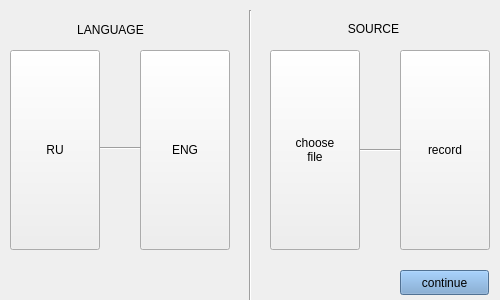
<?xml version="1.0" encoding="UTF-8"?>
<ui version="4.0">
 <class>Form</class>
 <widget class="QWidget" name="Form">
  <property name="geometry">
   <rect>
    <x>0</x>
    <y>0</y>
    <width>500</width>
    <height>300</height>
   </rect>
  </property>
  <property name="sizePolicy">
   <sizepolicy hsizetype="Fixed" vsizetype="Fixed">
    <horstretch>0</horstretch>
    <verstretch>0</verstretch>
   </sizepolicy>
  </property>
  <property name="minimumSize">
   <size>
    <width>500</width>
    <height>300</height>
   </size>
  </property>
  <property name="maximumSize">
   <size>
    <width>500</width>
    <height>300</height>
   </size>
  </property>
  <property name="windowTitle">
   <string>Form</string>
  </property>
  <widget class="QPushButton" name="ru_button">
   <property name="geometry">
    <rect>
     <x>10</x>
     <y>50</y>
     <width>90</width>
     <height>200</height>
    </rect>
   </property>
   <property name="sizePolicy">
    <sizepolicy hsizetype="Fixed" vsizetype="Fixed">
     <horstretch>0</horstretch>
     <verstretch>0</verstretch>
    </sizepolicy>
   </property>
   <property name="minimumSize">
    <size>
     <width>90</width>
     <height>200</height>
    </size>
   </property>
   <property name="maximumSize">
    <size>
     <width>90</width>
     <height>200</height>
    </size>
   </property>
   <property name="text">
    <string>RU</string>
   </property>
  </widget>
  <widget class="QPushButton" name="eng_button">
   <property name="geometry">
    <rect>
     <x>140</x>
     <y>50</y>
     <width>90</width>
     <height>200</height>
    </rect>
   </property>
   <property name="sizePolicy">
    <sizepolicy hsizetype="Fixed" vsizetype="Fixed">
     <horstretch>0</horstretch>
     <verstretch>0</verstretch>
    </sizepolicy>
   </property>
   <property name="minimumSize">
    <size>
     <width>90</width>
     <height>200</height>
    </size>
   </property>
   <property name="maximumSize">
    <size>
     <width>90</width>
     <height>200</height>
    </size>
   </property>
   <property name="text">
    <string>ENG</string>
   </property>
  </widget>
  <widget class="QPushButton" name="file_button">
   <property name="geometry">
    <rect>
     <x>270</x>
     <y>50</y>
     <width>90</width>
     <height>200</height>
    </rect>
   </property>
   <property name="sizePolicy">
    <sizepolicy hsizetype="Fixed" vsizetype="Fixed">
     <horstretch>0</horstretch>
     <verstretch>0</verstretch>
    </sizepolicy>
   </property>
   <property name="minimumSize">
    <size>
     <width>90</width>
     <height>200</height>
    </size>
   </property>
   <property name="maximumSize">
    <size>
     <width>90</width>
     <height>200</height>
    </size>
   </property>
   <property name="text">
    <string>choose
file</string>
   </property>
  </widget>
  <widget class="QPushButton" name="record_button">
   <property name="geometry">
    <rect>
     <x>400</x>
     <y>50</y>
     <width>90</width>
     <height>200</height>
    </rect>
   </property>
   <property name="sizePolicy">
    <sizepolicy hsizetype="Fixed" vsizetype="Fixed">
     <horstretch>0</horstretch>
     <verstretch>0</verstretch>
    </sizepolicy>
   </property>
   <property name="minimumSize">
    <size>
     <width>90</width>
     <height>200</height>
    </size>
   </property>
   <property name="maximumSize">
    <size>
     <width>90</width>
     <height>200</height>
    </size>
   </property>
   <property name="text">
    <string>record</string>
   </property>
  </widget>
  <widget class="Line" name="line">
   <property name="geometry">
    <rect>
     <x>240</x>
     <y>10</y>
     <width>20</width>
     <height>291</height>
    </rect>
   </property>
   <property name="orientation">
    <enum>Qt::Vertical</enum>
   </property>
  </widget>
  <widget class="QLabel" name="label">
   <property name="geometry">
    <rect>
     <x>60</x>
     <y>20</y>
     <width>101</width>
     <height>20</height>
    </rect>
   </property>
   <property name="text">
    <string>LANGUAGE</string>
   </property>
   <property name="textFormat">
    <enum>Qt::AutoText</enum>
   </property>
   <property name="alignment">
    <set>Qt::AlignCenter</set>
   </property>
  </widget>
  <widget class="QLabel" name="label_2">
   <property name="geometry">
    <rect>
     <x>340</x>
     <y>20</y>
     <width>67</width>
     <height>17</height>
    </rect>
   </property>
   <property name="text">
    <string>SOURCE</string>
   </property>
   <property name="alignment">
    <set>Qt::AlignCenter</set>
   </property>
  </widget>
  <widget class="Line" name="line_2">
   <property name="geometry">
    <rect>
     <x>100</x>
     <y>140</y>
     <width>41</width>
     <height>16</height>
    </rect>
   </property>
   <property name="sizePolicy">
    <sizepolicy hsizetype="Fixed" vsizetype="Fixed">
     <horstretch>0</horstretch>
     <verstretch>0</verstretch>
    </sizepolicy>
   </property>
   <property name="minimumSize">
    <size>
     <width>10</width>
     <height>1</height>
    </size>
   </property>
   <property name="orientation">
    <enum>Qt::Horizontal</enum>
   </property>
  </widget>
  <widget class="Line" name="line_3">
   <property name="geometry">
    <rect>
     <x>360</x>
     <y>140</y>
     <width>41</width>
     <height>20</height>
    </rect>
   </property>
   <property name="orientation">
    <enum>Qt::Horizontal</enum>
   </property>
  </widget>
  <widget class="QPushButton" name="step">
   <property name="geometry">
    <rect>
     <x>400</x>
     <y>270</y>
     <width>89</width>
     <height>25</height>
    </rect>
   </property>
   <property name="styleSheet">
    <string notr="true">background-color: rgb(114, 159, 207);</string>
   </property>
   <property name="text">
    <string>continue</string>
   </property>
  </widget>
 </widget>
 <resources/>
 <connections/>
</ui>
